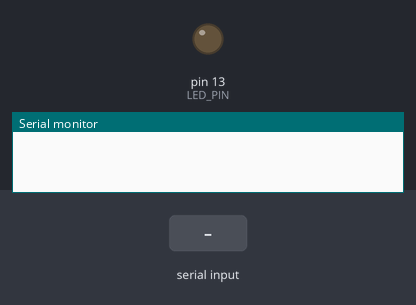
A sketch run on a simulated Arduino Uno, built with avr-gcc and run on an emulated ATmega328P. Parts: output pins drawn as LEDs (lit = HIGH), the last lines printed to the serial monitor. Inputs (shaded band) come from the test bench.

Above: at 1.2 s.
1.3 s: "ON\n" received over Serial
At 2.4 s:
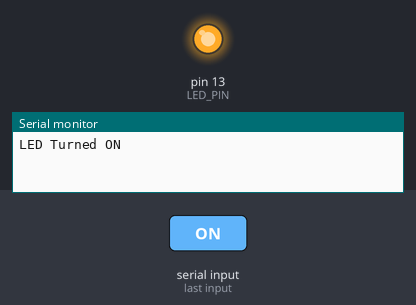
2.8 s: "OFF\n" received over Serial
At 3.6 s:
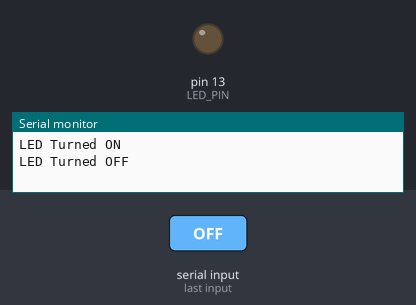
Timing chart, 0 to 5.8 s (numbered marks = the images above; inputs shaded):
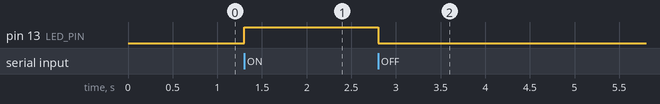

The sketch:

Lab_A.ino
```cpp
#define LED_PIN 13

void setup() {
    Serial.begin(9600);
    pinMode(LED_PIN, OUTPUT);
}

void loop() {
    if (Serial.available() > 0) {
        String command = Serial.readStringUntil('\n');
        command.trim();

        if (command == "ON") {
            digitalWrite(LED_PIN, HIGH);
            Serial.println("LED Turned ON");
        } else if (command == "OFF") {
            digitalWrite(LED_PIN, LOW);
            Serial.println("LED Turned OFF");
        }
    }
}
```

Measured:
- after the input at 1.3 s, pin 13 (LED_PIN): LOW → HIGH at once
- after the input at 2.8 s, pin 13 (LED_PIN): HIGH → LOW at once
